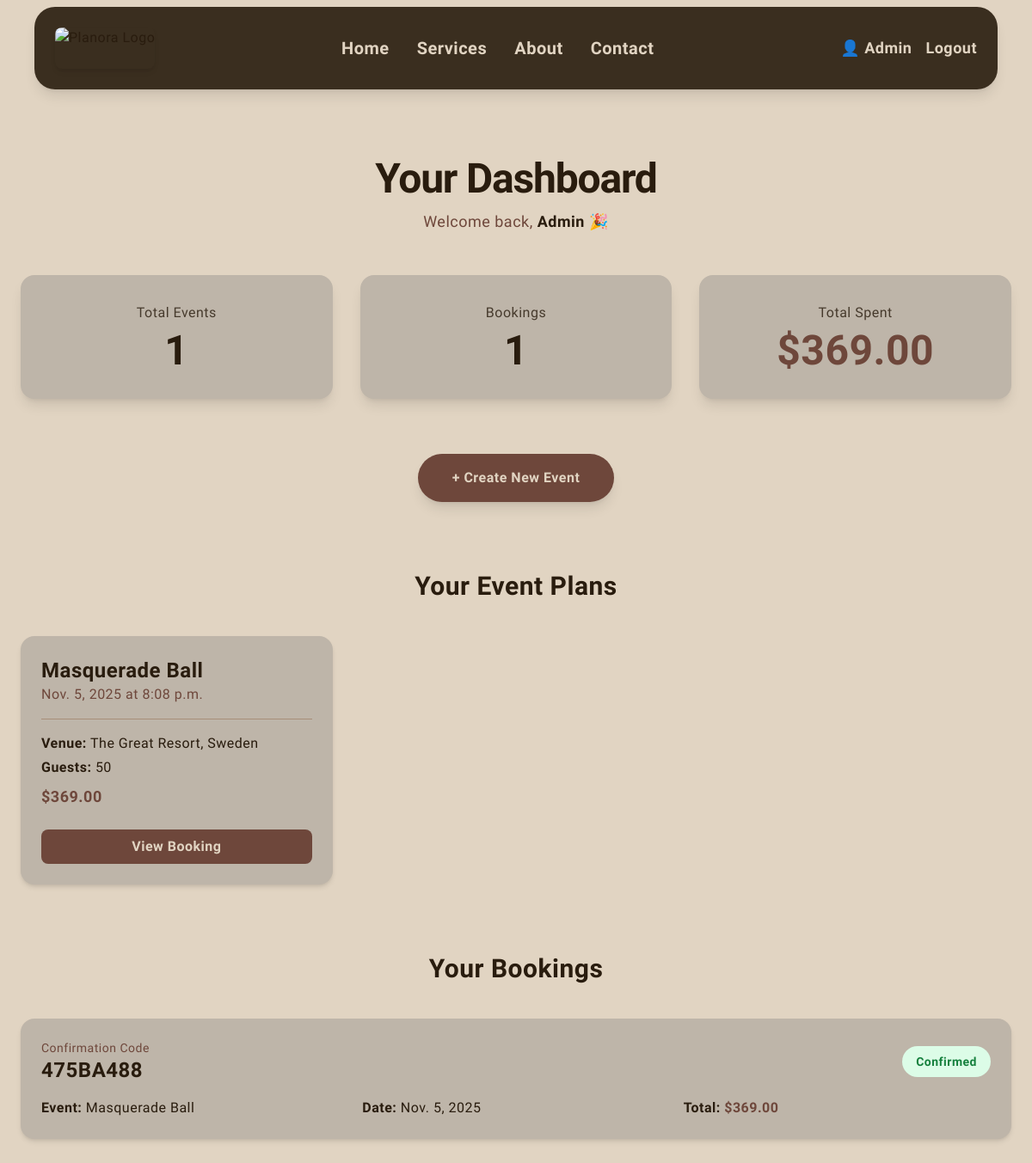
Screenshot of /dashboard/ (signed in) with the database file from the repository.
### parties/models.py (models this page shows, shortened)
class EventPlan(models.Model):
    user = models.ForeignKey(User, on_delete=models.CASCADE, related_name='event_plans')
    party_type = models.ForeignKey(PartyType, on_delete=models.SET_NULL, null=True)
    services = models.ManyToManyField(Service, blank=True)
    guest_count = models.IntegerField(validators=[MinValueValidator(1), MaxValueValidator(500)])
    event_date = models.DateField()
    event_time = models.TimeField()
    venue = models.CharField(max_length=255)
    special_requests = models.TextField(blank=True)
    total_cost = models.DecimalField(max_digits=10, decimal_places=2, default=0)
    created_at = models.DateTimeField(auto_now_add=True)
    updated_at = models.DateTimeField(auto_now=True)
    class Meta:
        ordering = ['-created_at']

class PartyType(models.Model):
    name = models.CharField(max_length=100)
    description = models.TextField()
    base_price = models.DecimalField(max_digits=10, decimal_places=2)
    image = models.ImageField(upload_to='party_types/')
    duration_hours = models.IntegerField(default=4)
    max_guests = models.IntegerField(default=100)
    created_at = models.DateTimeField(auto_now_add=True)
    class Meta:
        ordering = ['-created_at']

class Booking(models.Model):
    STATUS_CHOICES = [
        ('pending', 'Pending'),
        ('confirmed', 'Confirmed'),
        ('completed', 'Completed'),
        ('cancelled', 'Cancelled'),
    ]
    user = models.ForeignKey(User, on_delete=models.CASCADE, related_name='bookings')
    event_plan = models.OneToOneField(EventPlan, on_delete=models.CASCADE)
    status = models.CharField(max_length=20, choices=STATUS_CHOICES, default='pending')
    payment_amount = models.DecimalField(max_digits=10, decimal_places=2)
    advance_payment = models.DecimalField(max_digits=10, decimal_places=2, default=0)
    is_paid = models.BooleanField(default=False)
    booking_date = models.DateTimeField(auto_now_add=True)
    confirmation_code = models.CharField(max_length=20, unique=True)
    class Meta:
        ordering = ['-booking_date']

### parties/views.py (the view)
# urls.py: path('dashboard/', views.dashboard, name='dashboard'),
@login_required(login_url='login')
def dashboard(request):
    event_plans = request.user.event_plans.all()
    bookings = request.user.bookings.all()
    total_spent = sum([booking.payment_amount for booking in bookings])
    context = {
        'event_plans': event_plans,
        'bookings': bookings,
        'total_spent': total_spent,
    }
    return render(request, 'parties/dashboard.html', context)

### templates/parties/dashboard.html (shortened to what this page needs)
{% extends 'base.html' %}
{% block content %}
<div class="min-h-screen bg-[#E1D4C2] py-20 px-6">
    <div class="max-w-6xl mx-auto text-center">
        <h1 class="text-5xl font-extrabold mb-3 text-[#291C0E] tracking-tight">Your Dashboard</h1>
        <p class="text-[#6E473B] text-lg mb-12">Welcome back,
            <span class="font-semibold text-[#291C0E]">{{ user.first_name|default:user.username }}</span> 🎉
        </p>
        <div class="grid grid-cols-1 md:grid-cols-3 gap-8 mb-16">
            <div class="bg-[#BEB5A9] rounded-2xl shadow-lg p-8 hover:shadow-xl transition-transform transform hover:-translate-y-1">
                <p class="text-[#291C0E] font-medium mb-2 opacity-80">Total Events</p>
                <p class="text-5xl font-extrabold text-[#291C0E]">{{ event_plans|length }}</p>
            </div>
            <div class="bg-[#BEB5A9] rounded-2xl shadow-lg p-8 hover:shadow-xl transition-transform transform hover:-translate-y-1">
                <p class="text-[#291C0E] font-medium mb-2 opacity-80">Bookings</p>
                <p class="text-5xl font-extrabold text-[#291C0E]">{{ bookings|length }}</p>
            </div>
            <div class="bg-[#BEB5A9] rounded-2xl shadow-lg p-8 hover:shadow-xl transition-transform transform hover:-translate-y-1">
                <p class="text-[#291C0E] font-medium mb-2 opacity-80">Total Spent</p>
                <p class="text-5xl font-extrabold text-[#6E473B]">${{ total_spent }}</p>
            </div>
        </div>
        <div class="mb-20">
            <a href="{% url 'create_event_plan' %}"
                class="bg-[#6E473B] text-[#E1D4C2] font-bold py-4 px-10 rounded-full shadow-lg hover:bg-[#291C0E] hover:scale-105 transition-all duration-300 inline-block">
                + Create New Event
            </a>
        </div>
    </div>
    {% if event_plans %}
    <div class="max-w-6xl mx-auto mb-20">
        <h2 class="text-3xl font-bold text-center mb-10 text-[#291C0E]">Your Event Plans</h2>
        <div class="grid grid-cols-1 md:grid-cols-2 lg:grid-cols-3 gap-8">
            {% for plan in event_plans %}
            <div class="bg-[#BEB5A9] rounded-2xl shadow-md hover:shadow-xl transition-all p-6 text-left">
                <div class="border-b border-[#A78D78] pb-4 mb-4">
                    <h3 class="text-2xl font-bold text-[#291C0E]">{{ plan.party_type.name }}</h3>
                    <p class="text-[#6E473B]">{{ plan.event_date }} at {{ plan.event_time }}</p>
                </div>
                <p class="text-[#291C0E] mb-1"><strong>Venue:</strong> {{ plan.venue }}</p>
                <p class="text-[#291C0E] mb-1"><strong>Guests:</strong> {{ plan.guest_count }}</p>
                <p class="text-[#6E473B] font-bold text-lg mb-6 mt-2">${{ plan.total_cost }}</p>
                {% if plan.booking %}
                    <a href="{% url 'booking_details' plan.booking.pk %}"
                        class="block text-center bg-[#6E473B] hover:bg-[#291C0E] text-[#E1D4C2] font-semibold py-2 px-4 rounded-lg transition-all">
                        View Booking
                    </a>
                {% else %}
                    <a href="{% url 'booking' plan.pk %}"
                        class="block text-center bg-[#A78D78] hover:bg-[#6E473B] text-[#291C0E] font-semibold py-2 px-4 rounded-lg transition-all">
                        Complete Booking
                    </a>
                {% endif %}
            </div>
            {% endfor %}
        </div>
    </div>
    {% endif %}
    {% if bookings %}
    <div class="max-w-6xl mx-auto">
        <h2 class="text-3xl font-bold text-center mb-10 text-[#291C0E]">Your Bookings</h2>
        <div class="space-y-6">
            {% for booking in bookings %}
            <div class="bg-[#BEB5A9] rounded-2xl shadow-md hover:shadow-xl transition-all p-6">
                <div class="flex flex-col md:flex-row justify-between md:items-center mb-4">
                    <div>
                        <p class="text-sm text-[#6E473B]">Confirmation Code</p>
                        <p class="text-2xl font-bold text-[#291C0E]">{{ booking.confirmation_code }}</p>
                    </div>
                    <span class="mt-3 md:mt-0 px-4 py-2 rounded-full text-sm font-semibold
                        {% if booking.status == 'confirmed' %}bg-green-100 text-green-700
                        {% elif booking.status == 'pending' %}bg-yellow-100 text-yellow-700
                        {% else %}bg-gray-100 text-gray-700{% endif %}">
                        {{ booking.get_status_display }}
                    </span>
                </div>
                <div class="grid md:grid-cols-3 gap-4 text-[#291C0E]">
                    <p><strong>Event:</strong> {{ booking.event_plan.party_type.name }}</p>
                    <p><strong>Date:</strong> {{ booking.event_plan.event_date }}</p>
                    <p><strong>Total:</strong> <span class="text-[#6E473B] font-semibold">${{ booking.payment_amount }}</span></p>
                </div>
            </div>
            {% endfor %}
        </div>
    </div>
    {% endif %}
</div>
{% endblock %}

### templates/base.html (shortened to what this page needs)
{% load static %}
<!DOCTYPE html>
<html lang="en">
<head>
  <script src="https://cdn.tailwindcss.com"></script>
</head>
<body>
  <nav class="nav-glass sticky top-2 z-50 rounded-3xl shadow-lg transition-all duration-300 mt-2 mx-10">
    <div class="max-w-7xl mx-auto px-6 py-6 flex justify-between items-center">
      <a href="{% url 'home' %}" class="flex items-center space-x-3">
        <img src="{% static 'planoralogo.png' %}" alt="Planora Logo" class="h-12 w-auto rounded-lg shadow-md hover:scale-105 transition-transform duration-300" />
      </a>
      <div class="hidden md:flex space-x-8 font-bold text-xl ">
        <a href="{% url 'home' %}" class="text-[var(--cream)] hover:text-[var(--mocha)] transition">Home</a>
        <a href="{% url 'services' %}" class="text-[var(--cream)] hover:text-[var(--mocha)] transition">Services</a>
        <a href="{% url 'about' %}" class="text-[var(--cream)] hover:text-[var(--mocha)] transition">About</a>
        <a href="{% url 'contact' %}" class="text-[var(--cream)] hover:text-[var(--mocha)] transition">Contact</a>
      </div>
      <div class="flex items-center space-x-4 font-bold text-lg">
        {% if user.is_authenticated %}
          <a href="{% url 'dashboard' %}" class="btn-primary text-[var(--cream)] hover:text-[var(--mocha)]">👤 {{ user.first_name|default:user.username }}</a>
          <a href="{% url 'logout' %}" class="text-[var(--cream)] hover:text-[var(--mocha)]">Logout</a>
        {% else %}
          <a href="{% url 'login' %}" class="text-[var(--cream)] hover:text-[var(--mocha)]">Login</a>
          <a href="{% url 'signup' %}" class="text-[var(--cream)] hover:text-[var(--mocha)]">Sign Up</a>
        {% endif %}
      </div>
    </div>
  </nav>
  {% block content %}{% endblock %}
</body>
</html>

### templates/base.html (style rules this page uses)
:root { --dark: #291C0E; --warm: #6E473B; --mocha: #A78D78; --taupe: #BEB5A9; --cream: #E1D4C2; }
body { font-family: 'Poppins', sans-serif; background-color: var(--cream); color: var(--dark); }
h1, h2, h3, h4, h5, h6, p, a, span, label, button { font-family: 'Lobster', cursive; letter-spacing: 0.5px; }
.btn-primary { @apply bg-[var(--warm)] hover:bg-[var(--mocha)] text-white font-semibold py-2 px-6 rounded-lg transition-colors duration-300; }
.nav-glass { background: rgba(41, 28, 14, 0.9); backdrop-filter: blur(12px); -webkit-backdrop-filter: blur(12px); }

### rows the page displays
EventPlan: party_type.name "Masquerade Ball", event_date "Nov. 5, 2025", event_time "8:08 p.m.", venue "The Great Resort, Sweden", guest_count "50", total_cost "369.00", shows "View Booking"
Booking: confirmation_code "475BA488", status "Confirmed", event_plan.party_type.name "Masquerade Ball", event_plan.event_date "Nov. 5, 2025", payment_amount "369.00"

### other values shown
{{ user.first_name|default:user.username }} "Admin"
{{ event_plans|length }} "1"
{{ bookings|length }} "1"
{{ total_spent }} "369.00"
